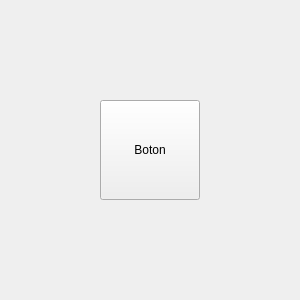
<?xml version="1.0" encoding="UTF-8"?>
<ui version="4.0">
 <class>Form</class>
 <widget class="QWidget" name="Form">
  <property name="geometry">
   <rect>
    <x>0</x>
    <y>0</y>
    <width>300</width>
    <height>300</height>
   </rect>
  </property>
  <property name="windowTitle">
   <string>Prova </string>
  </property>
  <widget class="QPushButton" name="pushButton">
   <property name="geometry">
    <rect>
     <x>100</x>
     <y>100</y>
     <width>100</width>
     <height>100</height>
    </rect>
   </property>
   <property name="text">
    <string>Boton</string>
   </property>
  </widget>
 </widget>
 <resources/>
 <connections>
  <connection>
   <sender>pushButton</sender>
   <signal>clicked()</signal>
   <receiver>Form</receiver>
   <slot>close()</slot>
   <hints>
    <hint type="sourcelabel">
     <x>152</x>
     <y>124</y>
    </hint>
    <hint type="destinationlabel">
     <x>266</x>
     <y>44</y>
    </hint>
   </hints>
  </connection>
 </connections>
</ui>
